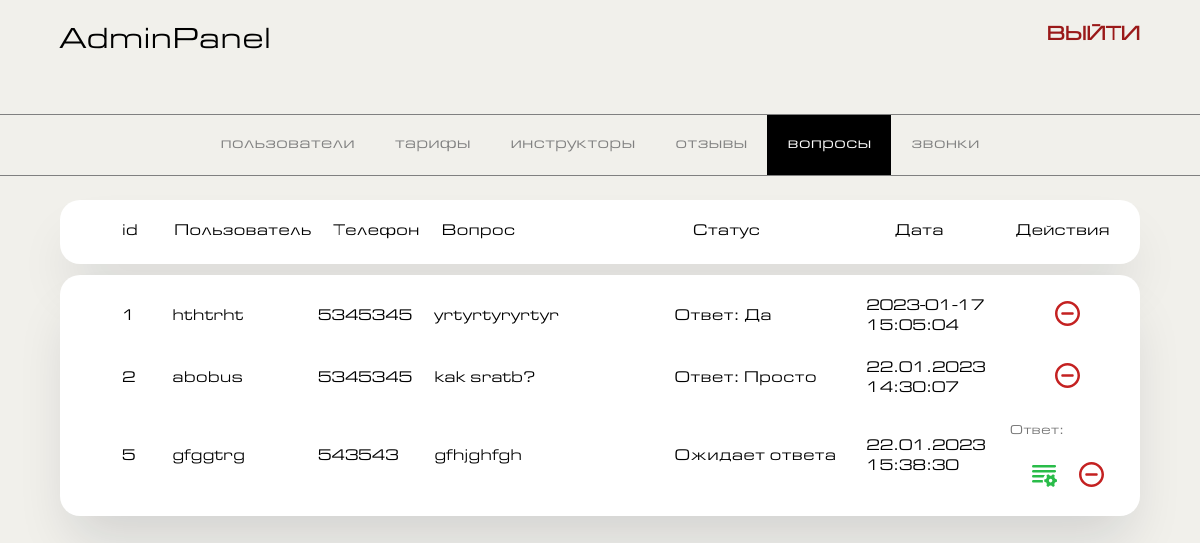
Screenshot of /adminpanel/questions.php with the database file from the repository.
### tables this page shows
CREATE TABLE `questions` (
  `id` int(11) NOT NULL,
  `id_user` int(11) DEFAULT NULL,
  `datetime` text NOT NULL,
  `FIOuser` text DEFAULT NULL,
  `telephone` text DEFAULT NULL,
  `question` text NOT NULL,
  `status` text NOT NULL
);

### adminpanel/questions.php (the view, shortened to what this page needs)
<!DOCTYPE html>
<html lang="en">
<head>
    <link href="adminpanel.css" rel="stylesheet">
</head>
<body>
<div class="container">
    <header>
        <div class="headerItem logo">
            AdminPanel
        </div>
        <div class="headerItem">
            <a href="../..">ВЫЙТИ</a>
        </div>
    </header>
</div>
<nav>
    <a href="index.php">
        <div class="navItem" >пользователи</div>
    </a>
    <a href="rates.php">
        <div class="navItem">тарифы</div>
    </a>
    <a href="instructors.php">
        <div class="navItem">инструкторы</div>
    </a>
    <a href="reviews.php">
        <div class="navItem">отзывы</div>
    </a>
    <a href="questions.php" style="color: white; background-color: black;">
        <div class="navItem">вопросы</div>
    </a>
    <a href="callbacks.php">
        <div class="navItem">звонки</div>
    </a>
</nav>
<div class="container">
    <div class="tableForm">
        <table>
            <tr>
                <td style="width: 5%">id</td>
                <td style="width: 15%">Пользователь</td>
                <td style="width: 10%">Телефон</td>
                <td style="width: 25%">Вопрос</td>
                <td style="width: 20%">Статус</td>
                <td style="width: 10%">Дата</td>
                <td style="width: 15%; text-align: center">Действия</td>
            </tr>
        </table>
        <table>
            <?php
            include_once('../connect.php');
                    $table=mysqli_query($connect, "SELECT * from `questions` where `id_user` IS NULL");
                    while($row=mysqli_fetch_array($table)){
                        $id=$row['id'];
                        $FIOuser=$row['FIOuser'];
                        $telephone=$row['telephone'];
                        $question=$row['question'];
                        $status=$row['status'];
                        $datetime=$row['datetime'];
                        echo "<form action='views/questionsRedirect.php' method='POST'>
                        <tr>
                            <td style='width: 5%'>$id</td>
                            <td style='width: 15%'> $FIOuser </td>
                            <td style='width: 10%'>  $telephone </td>
                            <td style='width: 25%'> $question </td>
                            <td style='width: 20%'> $status </td>
                            <td style='width: 10%'> $datetime </td>
                            <td style='width: 15%; text-align: center;'>";
                        if ($status === "Ожидает ответа") {
                            echo "<input type = 'text' name = 'answer' placeholder = 'Ответ:' ><br><br>
                             <button class='tableBtn' name = 'btnQuestionAnswer' type = 'submit' value = '$id' > <img src = 'img/change.svg' alt = 'update' style = 'width: 25px; padding-right: 10px' > </button>";
                        }
                        echo "<button class='tableBtn' name='btnQuestionDelete' type='submit' value='$id'> <img src='img/delete.svg' alt='delete' style='width: 25px'>  </button>
                             </td>
                          </tr></form>";
                    }
            ?>
        </table>
    </div>
</div>
</body>
</html>

### adminpanel/adminpanel.css (style rules this page uses)
* { font-family: glavnik; }
body { margin: 0; padding: 0; background-color: #f1f0eb; }
a { color: gray; text-decoration: none; }
.container { margin-left: 5%; margin-right: 5%; margin-top: 2%; width: 90%; }
header { width: 100%; display: flex; justify-content: space-between; margin-bottom: 5%; }
.logo { font-size: 30px; }
.headerItem a { color: #9A1919; text-decoration: none; font-size: 20px; font-weight: 600; }
nav { display: flex; flex-wrap: wrap; justify-content: center; align-items: center; grid-gap: 0px; border-top: 1px solid gray; border-bottom: 1px solid gray; }
.navItem { padding: 20px; }
.tableForm { margin-top: 2%; }
table { width: 100%; margin-top: 1%; background-color: white; padding: 10px 0 10px 50px; border-radius: 20px; box-shadow: 0 32px 54px -12px rgba(16, 24, 40, 0.14); }
table input { border: none; outline: none; width: 100%; }
td { padding: 10px; }
.tableBtn { border: none; background: none; cursor: pointer; }

### rows the page displays
questions: id "1", FIOuser "hthtrht", telephone "5345345", question "yrtyrtyryrtyr", status "Ответ: Да", datetime "2023-01-17 15:05:04"
questions: id "2", FIOuser "abobus", telephone "5345345", question "kak sratb?", status "Ответ: Просто", datetime "22.01.2023 14:30:07"
questions: id "5", FIOuser "gfggtrg", telephone "543543", question "gfhjghfgh", status "Ожидает ответа", datetime "22.01.2023 15:38:30"
